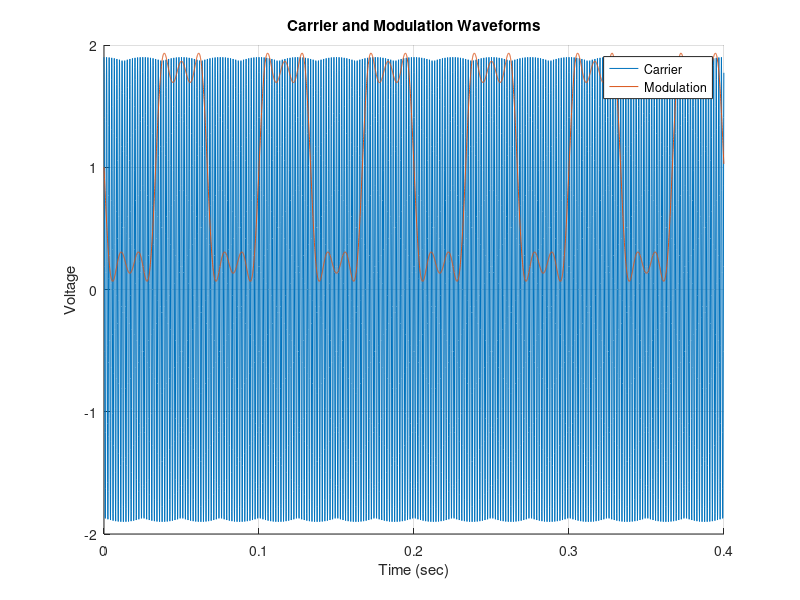
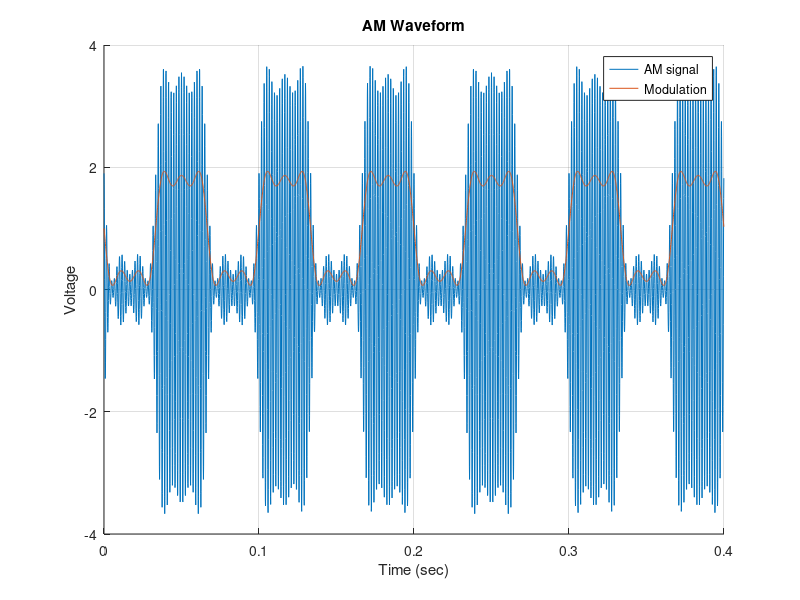
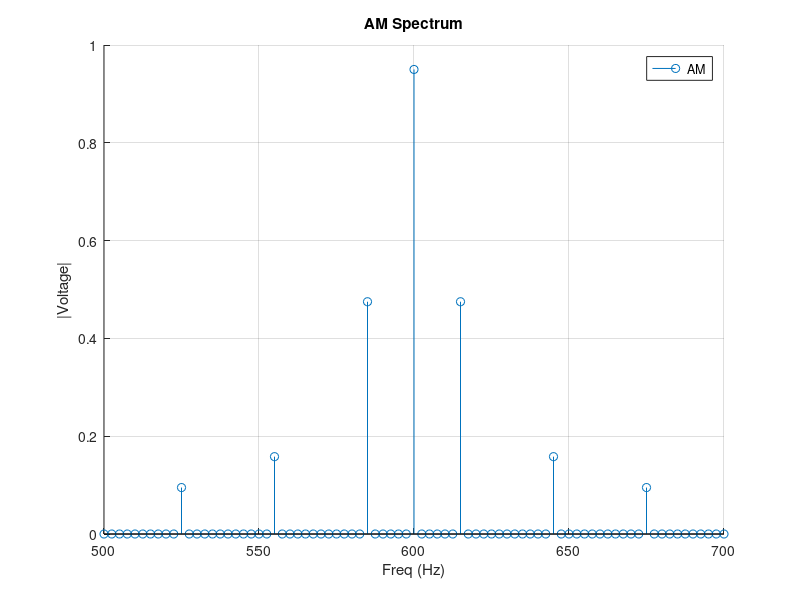

These charts were generated, in order, by the following MATLAB code:
% MatLab script to simulate AM with single frequency modulation 
mm=12;
N=2^mm;          % number of points in FFT/IFFT calculations
df = 2.5;        % frequency spacing of samples for FFT/IFFT
dt=1.0/(df*N);   % time spacing of samples for FFT/IFFT
fprintf('m=%d, N=%d, dt=%12g, df=%12g\n',mm,N,dt,df)
time=zeros(1,N,'double');   % array to hold time samples
freq=zeros(1,N,'double');   % array to hold frequency samples
for i = 1:N
    time(i)=dt*(i-1);   % populate the time samples at spacing dt
end;
for i =1:floor(N/2)
    freq(i)=df*(i-1);   % populate bottom half of freq samples at spacing df
end;
for i =2:floor(N/2)
    ii=N-i;
    freq(ii)=-df*(i+1); % populate top half of freq samples at spacing df
end;
carrier=zeros(1,N,'double');
modulation=zeros(1,N,'double');
AM_time=zeros(1,N,'double');
% carrier data
carrier_freq=600;
ic=carrier_freq/df
carrier_w=2.0*pi*carrier_freq;
carrier_phase=0.0;
Ec=1.9;
% modulation data
modulation_freq=45;
ima=modulation_freq/df
modulation_w=2.0*pi*modulation_freq;
modulation_phase=pi/2.0  %8.0*pi/16.0;
Em=0.333;
E0=1.00;
% 2nd modulation data
modulation_freq2=15;
imb=modulation_freq2/df
modulation_w2=2.0*pi*modulation_freq2;
modulation_phase2=pi/2.0  %8.0*pi/16.0;
Em2=1.0;
% 3rd modulation data
modulation_freq3=75;
imc=modulation_freq3/df
modulation_w3=2.0*pi*modulation_freq3;
modulation_phase3=pi/2.0  %8.0*pi/16.0;
Em3=0.2;
Conv_Loss=1.0;
% form the signals as a function of time
for i = 1:N
    carrier(i)=Ec*cos(carrier_w*time(i)+carrier_phase);
    modulation(i)=E0+Em*cos(modulation_w*time(i)+modulation_phase)+Em2*cos(modulation_w2*time(i)+modulation_phase2)+Em3*cos(modulation_w3*time(i)+modulation_phase3);
    AM_time(i)=modulation(i)*carrier(i)/Conv_Loss;
end;
R = 50; % ohms
AM_Power = AM_time.^2/R;
PEP = max(AM_Power)/2 % divide by 2 because of root mean square
PAPR = PEP/mean(AM_Power)

% FFT to find frequency response
AM_freq=fft(AM_time,N);
AM_mag_freq=zeros(1,N,'double');
for i = 1:N
    AM_mag_freq(i)=abs(AM_freq(i))/(1.0*N);
end;
% plot the signals
figure(1);
hold on;
grid on;
title 'Carrier and Modulation Waveforms'
xlabel('Time (sec)')
ylabel('Voltage')
plot(time,carrier)
plot(time,modulation)
legend('Carrier','Modulation')
hold off;
%
figure(2);
hold on;
grid on;
title 'AM Waveform'
xlabel('Time (sec)')
ylabel('Voltage')
% plot AM signal and the modulation
plot(time,AM_time)
plot(time,modulation)
legend('AM signal','Modulation')
% Remove comment to add 'envelopes' of the signal
%plot(time,2.0*modulation)
%plot(time,-2.0*modulation)
%legend('AM signal','Modulation','Envelope','- Envelope')
hold off;
%
figure(3);
hold on;
grid on;
title 'AM Spectrum'
xlabel('Freq (Hz)')
xlim([500, 700]) 
ylabel('|Voltage|')
%ylim([0, 100]) 
stem(freq,AM_mag_freq)
legend('AM')
hold off;


